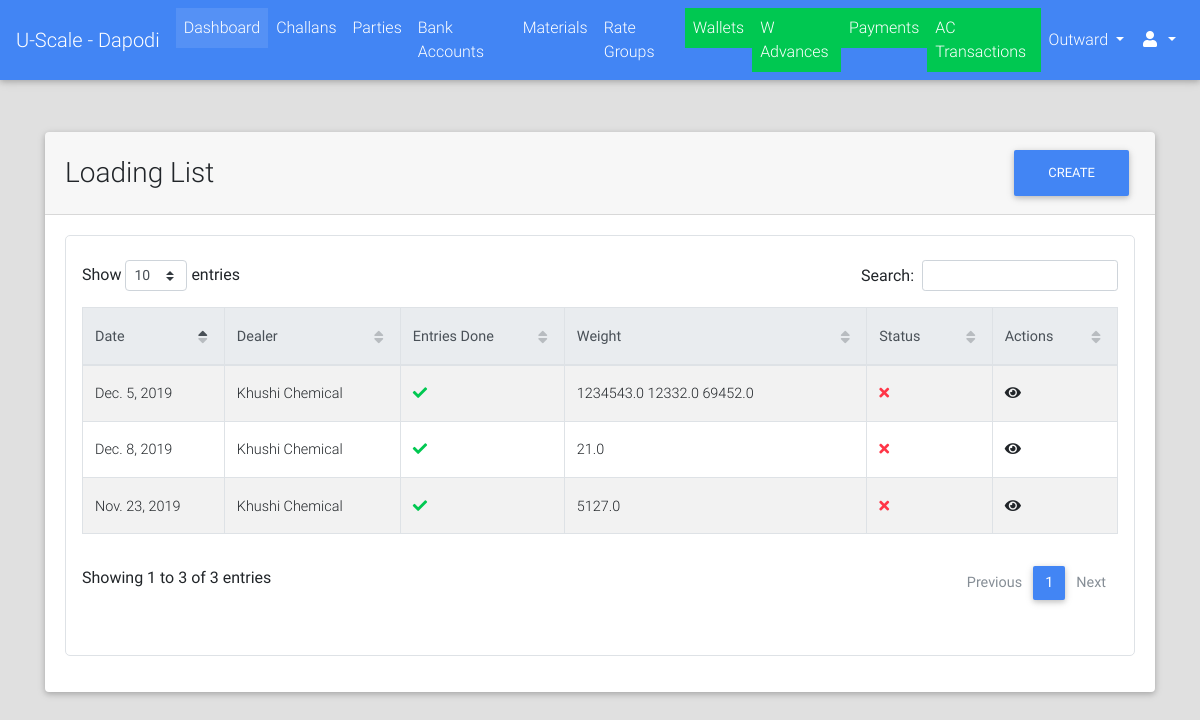
/loadings/list/ (signed in), run on the app's committed database.
### loadings/models.py (models this page shows, shortened)
class Loading(models.Model):
    STATUS_CHOICES = (("CR", "Created"), ("ED", "Entries Done"), ("DN", "DN"))
    loading_no = models.CharField(max_length=12, unique=True)
    dealer = models.ForeignKey("dealers.Dealer", on_delete=models.PROTECT)
    vehicle_details = models.CharField(max_length=264)
    extra_info = models.TextField(blank=True)
    created_on = models.DateField(verbose_name="Loading Date", )
    updated_on = models.DateTimeField(auto_now=True)
    status = models.CharField(max_length=2, choices=STATUS_CHOICES, default="CR")
    @property
    def get_weight_display(self):
        text = ""
        for loading_weight in self.loadingweight_set.all():
            text += f"{loading_weight.weight_count}  "
        return text
    @property
    def get_absolute_url(self):
        return reverse_lazy("loadings:detail", kwargs={"id": self.id})

class LoadingWeight(models.Model):
    loading = models.ForeignKey(Loading, on_delete=models.CASCADE)
    material = models.ForeignKey("materials.Material", on_delete=models.PROTECT)
    weight_count = models.FloatField(validators=[MinValueValidator(limit_value=1.0)])
    class Meta:
        unique_together = ("material", "loading")

### dealers/models.py (models this page shows, shortened)
class Dealer(models.Model):
    name = models.CharField(max_length=128)
    dealer_code = models.CharField(max_length=32, blank=True)
    address = models.TextField(blank=True)
    business_name = models.CharField(max_length=256, blank=True)
    phone = models.CharField(max_length=13)
    whatsapp = models.CharField(max_length=13, blank=True)
    email = models.EmailField(blank=True, null=True)
    extra_info = models.TextField(blank=True)
    city = models.CharField(max_length=64, blank=True)
    is_active = models.BooleanField(default=True)
    def __str__(self):
        return self.name

### loadings/views.py (the view)
class LoadingListView(LoginRequiredMixin, ListView):
    model = Loading
    template_name = "loadings/list.html"
    context_object_name = "loadings"
    ordering = "-id"

### portal/templatetags/constant_tags.py (called while the page is built)
@register.simple_tag
def get_branch_name():
    return settings.BRANCH_NAME

### portal/templates/loadings/list.html (shortened to what this page needs)
{% extends "portal/base.html" %}
{% load static %}
{% block custom_links %}
    <link href="{% static "css/addons/datatables.min.css" %}" rel="stylesheet">
    <link href="{% static "css/addons/datatables-select.min.css" %}" rel="stylesheet">
{% endblock %}
{% block content %}
    <br><br>
    <div class="container">
        <div class="card">
            <div class="card-header">
                <div class="row">
                    <div class="col-lg-9 m-auto">
                        <h3 class="m-auto">Loading List</h3>
                    </div>
                    <div class="col-lg-3">
                        <a class="float-right" href="{% url "loadings:add" %}"><button class="btn btn-primary">Create</button></a>
                    </div>
                </div>
            </div>
            <div class="card-body">
                <div class="table p-3 border" style="border-radius: 5px">
                     <table id="dt-basic-checkbox" class="table table-striped table-bordered" cellspacing="0" width="100%">
                         <thead class="thead-light">
                            <th class="th-sm">Date</th>
                            <th class="th-sm">Dealer</th>
                            <th class="th-sm">Entries Done</th>
                            <th class="th-sm">Weight</th>
                            <th class="th-sm">Status</th>
                            <th class="th-sm">Actions</th>
                         </thead>
                         <tbody>
                             {% if loadings %}
                                {% for loading in loadings %}
                                    <tr>
                                        <td>{{ loading.created_on }}</td>
                                        <td><a href="{{ loading.get_absolute_url }}">{{ loading.dealer }}</a></td>
                                        <td>
                                            <i class="fa {% if loading.status == "ED" %}fa-check text-success{% else %}fa-times text-danger{% endif %}"></i>
                                        </td>
                                        <td>{{ loading.get_weight_display }}</td>
                                        <td>
                                            <i class="fa {% if loading.status == "DN" %}fa-check text-success{% else %}fa-times text-danger{% endif %}"></i>
                                        </td>
                                        <td><a href="{{ loading.get_absolute_url }}"><i class="fa fa-eye"></i></a></td>
                                    </tr>
                                {% endfor %}
                             {% else %}
                                 <span class="text-black-50 font-weight-bold">No Loadings Found</span>
                             {% endif %}
                         </tbody>
                    </table>
                 </div>
            </div>
        </div>
    </div>
{% endblock %}

### data on the page
Loading: created_on "Dec. 5, 2019", dealer "Khushi Chemical", weight "1234543.0 12332.0 69452.0"
Loading: created_on "Dec. 8, 2019", dealer "Khushi Chemical", weight "21.0"
Loading: created_on "Nov. 23, 2019", dealer "Khushi Chemical", weight "5127.0"
